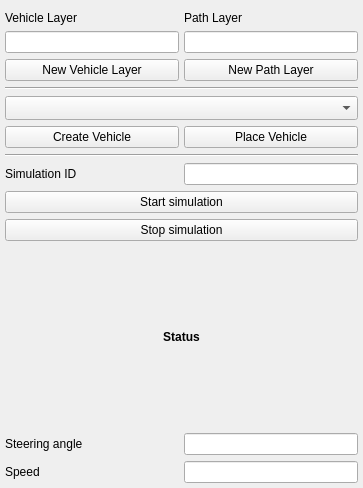
<?xml version="1.0" encoding="UTF-8"?>
<ui version="4.0">
 <class>QgisSweptPathDockWidgetBase</class>
 <widget class="QDockWidget" name="QgisSweptPathDockWidgetBase">
  <property name="geometry">
   <rect>
    <x>0</x>
    <y>0</y>
    <width>363</width>
    <height>488</height>
   </rect>
  </property>
  <property name="windowTitle">
   <string>QgisSweptPath</string>
  </property>
  <widget class="QWidget" name="dockWidgetContents">
   <layout class="QHBoxLayout" name="horizontalLayout">
    <property name="spacing">
     <number>0</number>
    </property>
    <property name="leftMargin">
     <number>0</number>
    </property>
    <property name="topMargin">
     <number>0</number>
    </property>
    <property name="rightMargin">
     <number>0</number>
    </property>
    <property name="bottomMargin">
     <number>0</number>
    </property>
    <item>
     <widget class="QScrollArea" name="scraMain">
      <property name="sizePolicy">
       <sizepolicy hsizetype="Expanding" vsizetype="Expanding">
        <horstretch>0</horstretch>
        <verstretch>0</verstretch>
       </sizepolicy>
      </property>
      <property name="frameShape">
       <enum>QFrame::NoFrame</enum>
      </property>
      <property name="frameShadow">
       <enum>QFrame::Plain</enum>
      </property>
      <property name="widgetResizable">
       <bool>true</bool>
      </property>
      <widget class="QWidget" name="scrollAreaWidgetContents">
       <property name="geometry">
        <rect>
         <x>0</x>
         <y>0</y>
         <width>363</width>
         <height>462</height>
        </rect>
       </property>
       <layout class="QGridLayout" name="gridLayout">
        <property name="leftMargin">
         <number>5</number>
        </property>
        <property name="topMargin">
         <number>5</number>
        </property>
        <property name="rightMargin">
         <number>5</number>
        </property>
        <property name="bottomMargin">
         <number>5</number>
        </property>
        <property name="horizontalSpacing">
         <number>5</number>
        </property>
        <item row="9" column="0" colspan="2">
         <widget class="Line" name="line1">
          <property name="sizePolicy">
           <sizepolicy hsizetype="Minimum" vsizetype="Fixed">
            <horstretch>0</horstretch>
            <verstretch>0</verstretch>
           </sizepolicy>
          </property>
          <property name="lineWidth">
           <number>1</number>
          </property>
          <property name="orientation">
           <enum>Qt::Horizontal</enum>
          </property>
         </widget>
        </item>
        <item row="3" column="0">
         <widget class="QPushButton" name="btnAddVehicleLayer">
          <property name="text">
           <string>New Vehicle Layer</string>
          </property>
         </widget>
        </item>
        <item row="3" column="1">
         <widget class="QPushButton" name="btnAddPathLayer">
          <property name="text">
           <string>New Path Layer</string>
          </property>
         </widget>
        </item>
        <item row="15" column="0">
         <widget class="QLabel" name="lblSteeringAngle">
          <property name="text">
           <string>Steering angle</string>
          </property>
          <property name="alignment">
           <set>Qt::AlignLeading|Qt::AlignLeft|Qt::AlignVCenter</set>
          </property>
         </widget>
        </item>
        <item row="17" column="1">
         <widget class="QLineEdit" name="txtSpeed"/>
        </item>
        <item row="10" column="1">
         <widget class="QLineEdit" name="txtSimulationId"/>
        </item>
        <item row="13" column="0" colspan="2">
         <widget class="QPushButton" name="btnStopSimulation">
          <property name="text">
           <string>Stop simulation</string>
          </property>
         </widget>
        </item>
        <item row="7" column="0">
         <widget class="QPushButton" name="btnCreateVehicle">
          <property name="sizePolicy">
           <sizepolicy hsizetype="Expanding" vsizetype="Fixed">
            <horstretch>0</horstretch>
            <verstretch>0</verstretch>
           </sizepolicy>
          </property>
          <property name="text">
           <string>Create Vehicle</string>
          </property>
         </widget>
        </item>
        <item row="2" column="0">
         <widget class="QLineEdit" name="txtVehicleLayer">
          <property name="readOnly">
           <bool>true</bool>
          </property>
         </widget>
        </item>
        <item row="1" column="0">
         <widget class="QLabel" name="lblVehicleLayer">
          <property name="minimumSize">
           <size>
            <width>0</width>
            <height>20</height>
           </size>
          </property>
          <property name="maximumSize">
           <size>
            <width>16777215</width>
            <height>20</height>
           </size>
          </property>
          <property name="text">
           <string>Vehicle Layer</string>
          </property>
          <property name="alignment">
           <set>Qt::AlignBottom|Qt::AlignLeading|Qt::AlignLeft</set>
          </property>
         </widget>
        </item>
        <item row="12" column="0" colspan="2">
         <widget class="QPushButton" name="btnStartSimulation">
          <property name="text">
           <string>Start simulation</string>
          </property>
         </widget>
        </item>
        <item row="2" column="1">
         <widget class="QLineEdit" name="txtPathLayer">
          <property name="readOnly">
           <bool>true</bool>
          </property>
         </widget>
        </item>
        <item row="10" column="0">
         <widget class="QLabel" name="lblSimulationId">
          <property name="layoutDirection">
           <enum>Qt::RightToLeft</enum>
          </property>
          <property name="text">
           <string>Simulation ID</string>
          </property>
          <property name="alignment">
           <set>Qt::AlignLeading|Qt::AlignLeft|Qt::AlignVCenter</set>
          </property>
         </widget>
        </item>
        <item row="15" column="1">
         <widget class="QLineEdit" name="txtSteeringAngle"/>
        </item>
        <item row="5" column="0" colspan="2">
         <widget class="Line" name="line">
          <property name="orientation">
           <enum>Qt::Horizontal</enum>
          </property>
         </widget>
        </item>
        <item row="1" column="1">
         <widget class="QLabel" name="lblPathLayer">
          <property name="minimumSize">
           <size>
            <width>0</width>
            <height>20</height>
           </size>
          </property>
          <property name="maximumSize">
           <size>
            <width>16777215</width>
            <height>20</height>
           </size>
          </property>
          <property name="text">
           <string>Path Layer</string>
          </property>
          <property name="alignment">
           <set>Qt::AlignBottom|Qt::AlignLeading|Qt::AlignLeft</set>
          </property>
         </widget>
        </item>
        <item row="7" column="1">
         <widget class="QPushButton" name="btnPlaceVehicle">
          <property name="sizePolicy">
           <sizepolicy hsizetype="Expanding" vsizetype="Fixed">
            <horstretch>0</horstretch>
            <verstretch>0</verstretch>
           </sizepolicy>
          </property>
          <property name="text">
           <string>Place Vehicle</string>
          </property>
         </widget>
        </item>
        <item row="6" column="0" colspan="2">
         <widget class="QComboBox" name="cmboVehicleSelect">
          <property name="minimumSize">
           <size>
            <width>0</width>
            <height>24</height>
           </size>
          </property>
         </widget>
        </item>
        <item row="14" column="0" colspan="2">
         <widget class="QLabel" name="lblStatus">
          <property name="font">
           <font>
            <weight>75</weight>
            <bold>true</bold>
           </font>
          </property>
          <property name="text">
           <string>Status</string>
          </property>
          <property name="alignment">
           <set>Qt::AlignCenter</set>
          </property>
         </widget>
        </item>
        <item row="17" column="0">
         <widget class="QLabel" name="lblSpeed">
          <property name="text">
           <string>Speed</string>
          </property>
          <property name="alignment">
           <set>Qt::AlignLeading|Qt::AlignLeft|Qt::AlignVCenter</set>
          </property>
         </widget>
        </item>
       </layout>
      </widget>
     </widget>
    </item>
   </layout>
  </widget>
 </widget>
 <resources/>
 <connections/>
</ui>
